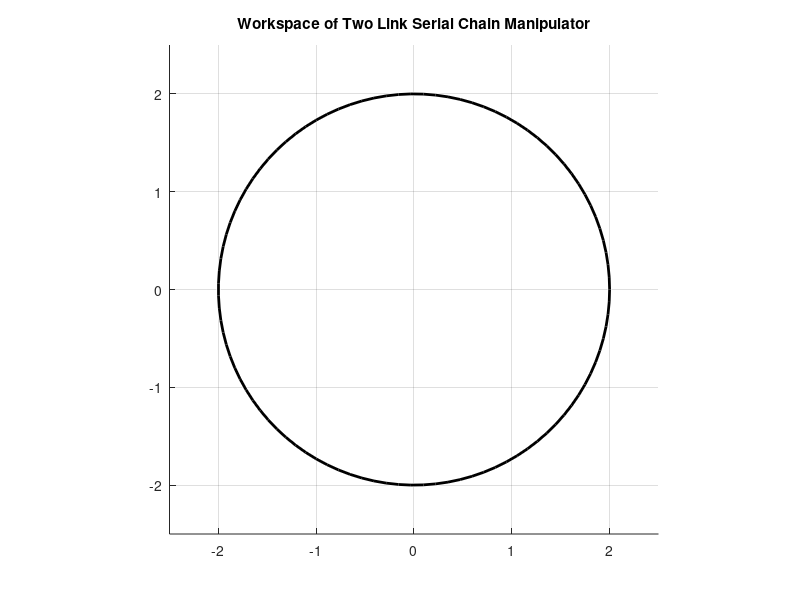

Write MATLAB code to recreate this figure. (Note: this script raises an error after producing the figure.)
%Steps to compute the workspace:
%	1. Pick a point P(x, y) in the task space.
%	2. Find corresponding configuration q, through inverse kinematics.
%	3. Find structure matrix, A(q)
%	4. Check whether A is full rank; if rank(A) = n
%	If rank (A) not equal or < n => P (x, y) is not in the workspace.
%	5. If rank (A) = n, find eta(A) [using null space function in MATLAB]
%	6. Check if the elements of eta(A) columns are of same sign [each element has to be of the same sign 
%       and different column signs need not be same].
%	7. If above true (each column has same sign), that means P(x, y) is in the workspace.
%	Else P (x, y) is not in the workspace.


% Defining the constants
L1 = 1;
L2 = 1;
CENTER = [0, 0];
RADIUS = 2;
NUMBER_OF_CABLES = 4;    % For 2 redundancy or 3 for 1 redundancy.

% Initialising the graph
% Clear the axes.
cla

% Plot the TaskSpace.
viscircles(CENTER,RADIUS,'Color',"black"); 
hold on


% Fix the axis limits.
xlim([-2.5 2.5])
ylim([-2.5 2.5])

% Set the axis aspect ratio to 1:1.
axis square

% Set the grid on
grid on

% Set a title.
title("Workspace of Two Link Serial Chain Manipulator")

% Step 1: Pick a point P(x, y) in the task space which will be the region
% inside the circle.

% This point is chosen manually for testing, points inside the circle will
% be chosed using a formula and will be iterated.
point = [1, 1];

% 2. Find corresponding configurations of q, through inverse kinematics.
[Q1, Q2] = findJointAngles(point, L1, L2);  % There are multiple values for Q1 and Q2

% 3. Find Structure Matrix
%    The structure matrix will be 2 * 3 (or 4) (num of joints * num of cables)
A = structureMatrix();


% 4. Check whether A is full rank i.e., if rank(A) = n
%    If rank (A) not equal or < n => P (x, y) is not in the workspace.
rankOfA = rankOfStructureMatrix();

% 5. If rank (A) = n, find eta(A) (null space) [using null space function in MATLAB]
eta = findNullSpace();

% 6. Check if the elements of eta(A) columns are of same sign [each element has to be of the same sign 
%    and different column signs need not be same].
existsInWorkspace = existsInWorkspace();

% 7. If above true (each column has same sign), that means P(x, y) is in the workspace.
%	 Else P (x, y) is not in the workspace. 
%    Plot the point if it exists in the workspace and iterate.
plotPoints(L1, L2, Q1, Q2);

